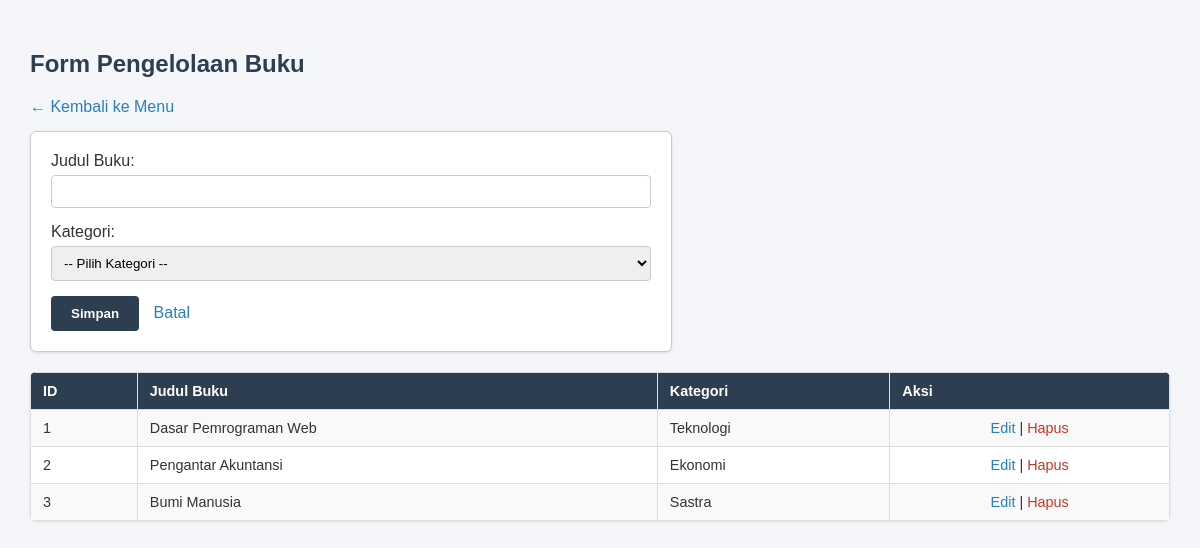
The app's page /buku.php with its own data.
### tables this page shows
CREATE TABLE Buku (
    Buku_ID INT AUTO_INCREMENT PRIMARY KEY,
    Judul_Buku VARCHAR(150),
    Kategori_ID INT,
    FOREIGN KEY (Kategori_ID) REFERENCES Kategori(Kategori_ID)
);

CREATE TABLE Kategori (
    Kategori_ID INT AUTO_INCREMENT PRIMARY KEY,
    Nama_Kategori VARCHAR(100)
);

### buku.php (the view, shortened to what this page needs)
<?php
include 'koneksi.php';
$edit = ['Buku_ID'=>'', 'Judul_Buku'=>'', 'Kategori_ID'=>''];
?>
<!DOCTYPE html>
<html>
<head>
    <link rel="stylesheet" href="style.css">
</head>
<body>
    <h2>Form Pengelolaan Buku</h2>
    <a href="index.php" style="display: inline-block; margin-bottom: 15px;">&larr; Kembali ke Menu</a>
    <form method="POST">
        Judul Buku: <input type="text" name="Judul_Buku" value="<?= $edit['Judul_Buku'] ?>" required>
        Kategori:
        <select name="Kategori_ID" required>
            <option value="">-- Pilih Kategori --</option>
        </select>
        <button type="submit" name="submit">Simpan</button>
        <a href="buku.php" style="margin-left: 10px;">Batal</a>
    </form>
    <table>
        <tr><th>ID</th><th>Judul Buku</th><th>Kategori</th><th>Aksi</th></tr>
        <?php
        $res = mysqli_query($conn, "SELECT Buku.*, Kategori.Nama_Kategori FROM Buku JOIN Kategori ON Buku.Kategori_ID = Kategori.Kategori_ID");
        while ($r = mysqli_fetch_assoc($res)) {
            echo "<tr>
                <td>{$r['Buku_ID']}</td>
                <td>{$r['Judul_Buku']}</td>
                <td>{$r['Nama_Kategori']}</td>
                <td style='text-align:center;'>
                    <a href='?edit={$r['Buku_ID']}'>Edit</a> |
                    <a href='?hapus={$r['Buku_ID']}' onclick='return confirm(\"Hapus?\")' style='color: #c0392b;'>Hapus</a>
                </td>
            </tr>";
        }
        ?>
    </table>
</body>
</html>

### style.css (style rules this page uses)
body { font-family: Arial, sans-serif; background-color: #f4f6f9; color: #333333; padding: 30px; margin: 0; }
h2, h3 { color: #2c3e50; }
a { color: #2980b9; text-decoration: none; }
table { width: 100%; border-collapse: collapse; margin-top: 20px; background-color: #ffffff; border-radius: 6px; overflow: hidden; box-shadow: 0 1px 3px rgba(0,0,0,0.1); }
th, td { border: 1px solid #dddddd; padding: 10px 12px; text-align: left; font-size: 0.9rem; }
th { background-color: #2c3e50; color: #ffffff; }
tr:nth-child(even) { background-color: #f9f9f9; }
form { background: #ffffff; padding: 20px; border: 1px solid #cccccc; border-radius: 6px; max-width: 600px; box-shadow: 0 1px 3px rgba(0,0,0,0.1); }
input, select { width: 100%; padding: 8px; margin-top: 5px; margin-bottom: 15px; border: 1px solid #cccccc; border-radius: 4px; box-sizing: border-box; }
button { background-color: #2c3e50; color: white; border: none; padding: 10px 20px; border-radius: 4px; cursor: pointer; font-weight: bold; }

### records on screen
buku: Buku_ID "1", Judul_Buku "Dasar Pemrograman Web", Kategori_ID.Nama_Kategori "Teknologi"
buku: Buku_ID "2", Judul_Buku "Pengantar Akuntansi", Kategori_ID.Nama_Kategori "Ekonomi"
buku: Buku_ID "3", Judul_Buku "Bumi Manusia", Kategori_ID.Nama_Kategori "Sastra"
